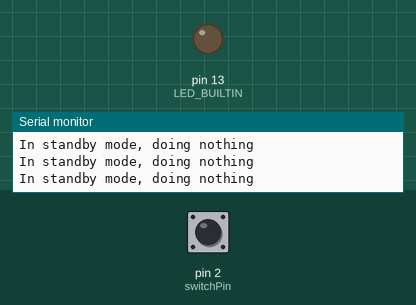
The sketch below on a simulated Arduino Uno, built with avr-gcc and run on an emulated ATmega328P. Shown: output pins drawn as LEDs (lit = HIGH), the last lines printed to the serial monitor. Dashed ring = blinking. Inputs (shaded band) come from the test bench; at power-on: pin 2 (switchPin) HIGH.

Above: at 1.2 s.
1.3 s: pin 2 (switchPin) pulled LOW for 3.2 s
At 2.1 s:
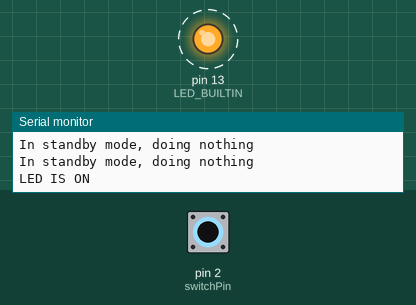
6.0 s: pin 2 (switchPin) pulled LOW for 0.15 s
At 7.0 s:
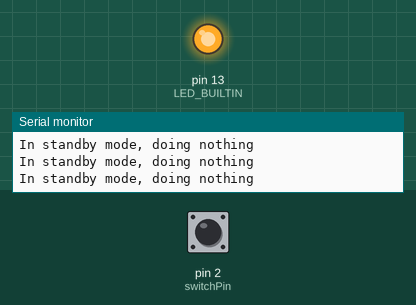
9.1 s: pin 2 (switchPin) pulled LOW for 1 s
At 9.8 s:
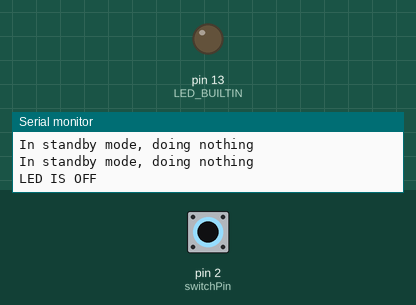
13.1 s: pin 2 (switchPin) pulsed LOW 2 times (0.12 s each, 0.3 s apart)
At 13.4 s:
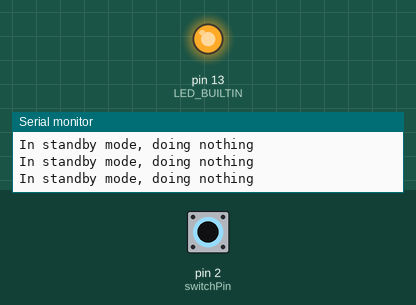
16.7 s: pin 2 (switchPin) pulsed LOW 5 times (0.12 s each, 0.3 s apart)
At 17.5 s:
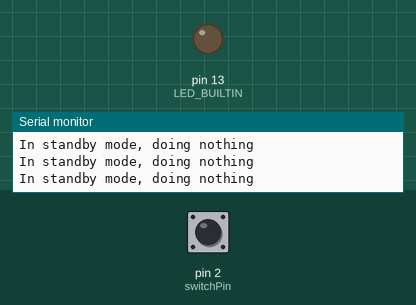
Timing chart, 0 to 19.7 s (numbered marks = the images above; inputs shaded):
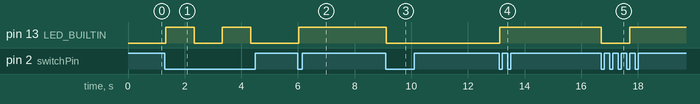

The sketch:

Blink.ino
```cpp
/*
  Blink

  Turns an LED on for one second, then off for one second, repeatedly while the switch is toggled on.
  If not, the program switch to a standby mode, waiting for the switch to be toggled on.

  The signal goes from pin 2 to GND, passing through a switch

  This code is based on the article below:
  https://www.arduino.cc/en/Tutorial/BuiltInExamples/InputPullupSerial

  Blink a led without delay:
  https://www.arduino.cc/en/Tutorial/BuiltInExamples/BlinkWithoutDelay
*/


// VARIABLES
// Setting the switch's pin where the switch is linked and it's state
const int switchPin = 2;
int switchState;

// This variable will store last time the LED was updated
unsigned long previousMillis = 0;

// Set the blink interval (in ms)
const long interval = 1000;


// SETUP
void setup() {
  // Initializing the serial communication
  Serial.begin(9600);

  // Initializing digital pin LED_BUILTIN as an output.
  pinMode(LED_BUILTIN, OUTPUT);

  // Initialializing the switch (on pin 2) as an input
  pinMode(switchPin, INPUT_PULLUP);
}


// START
void loop() {
  // Reading the state of the switch
  switchState = digitalRead(switchPin);

  // Displaying the result (for DEBUG)
  //Serial.println(switchState);

  // The "INPUT_PULLUP" parameter in setup() reverts the switch's logic
  // So if the switch is toggled off, switchState is HIGH (equals 1)

  if (switchState == 1) {
    // As we are in standby mode here, do nothing (or whatever you want)
    Serial.println("In standby mode, doing nothing");

  } else {
    // As we are in runnin mode here, do whatever you want)

    // Catch the time since the loop is running
    unsigned long currentMillis = millis();

    // If the diferrence between the current time and the last time the LED blinked
    // is superior than the interval, is it time to blink the led
    if (currentMillis - previousMillis >= interval) {
      // We save the last time you blinked the LED
      previousMillis = currentMillis;

      // if the LED is off turn it on and vice-versa:
      if (digitalRead(LED_BUILTIN) == LOW) {
        digitalWrite(LED_BUILTIN, HIGH);
        Serial.println("LED IS ON");
      } else {
        digitalWrite(LED_BUILTIN, LOW);
        Serial.println("LED IS OFF");
      }
    }
  }
}
```

Measured:
- after the input at 1.3 s, pin 13 (LED_BUILTIN): alternates HIGH for 1.0 s and LOW for 1.0 s, starting at once
- after the input at 6.0 s, pin 13 (LED_BUILTIN): LOW → HIGH at once
- after the input at 9.1 s, pin 13 (LED_BUILTIN): HIGH → LOW at once
- after the input at 13.1 s, pin 13 (LED_BUILTIN): LOW → HIGH at once
- after the input at 16.7 s, pin 13 (LED_BUILTIN): HIGH → LOW at once, → HIGH 1.0 s later
